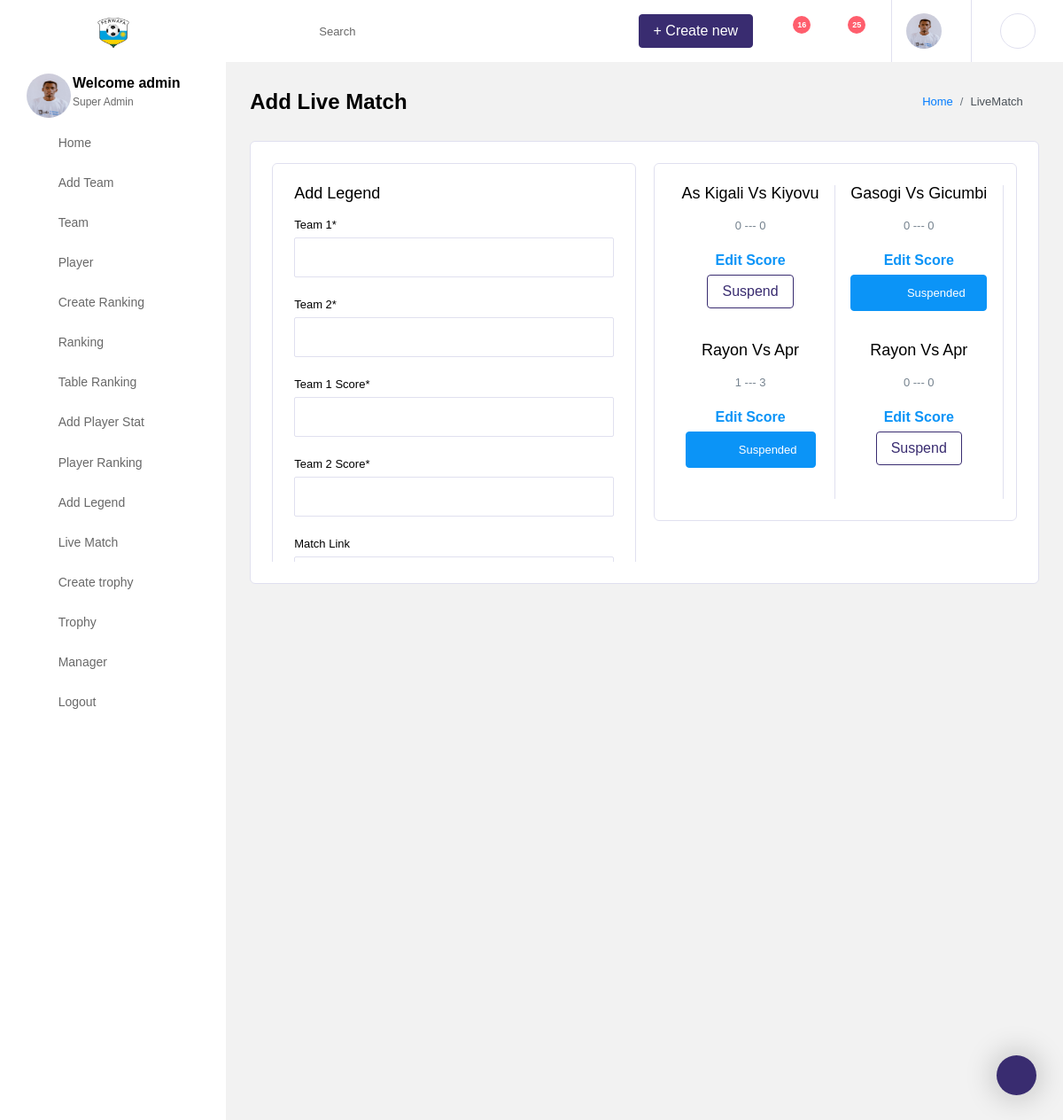
Screenshot of /dashboard/livematch/ (signed in) with the database file from the repository.
### authentication/models.py (models this page shows, shortened)
class User_profile(models.Model):
    user = models.OneToOneField(User, on_delete=models.CASCADE)
    user_image = models.ImageField(upload_to='images/', default='profile.png')
    user_location = models.CharField(max_length=100, blank=True, null=True)
    user_roles = models.CharField(max_length=100, blank=True, null=True)
    class Meta:
        verbose_name_plural = "User_profile"
        ordering = ['-id']

class User(AbstractBaseUser):
    email = models.EmailField(
        verbose_name='email address',
        max_length=255,
        unique=True,
    )
    full_name = models.CharField(max_length=255)
    phone_number = PhoneNumberField(blank=False)
    is_active = models.BooleanField(default=True)
    staff = models.BooleanField(default=False)  # a admin user; non super-user
    admin = models.BooleanField(default=False)  # a superuser
    USERNAME_FIELD = 'email'
    REQUIRED_FIELDS = ['full_name', 'phone_number']  # Email & Password are required by default.
    objects = UserManager()

### team/models.py (models this page shows, shortened)
class Live_match(models.Model):
    team1 = models.CharField(max_length=100)
    team2 = models.CharField(max_length=100)
    team1_score = models.PositiveIntegerField(default=0)
    team2_score = models.PositiveIntegerField(default=0)
    match_link = models.URLField()
    date = models.DateTimeField()
    suspended = models.BooleanField(default=False)
    class Meta:
        verbose_name_plural = "Live_match"
        ordering = ['-id']

### team/views.py (the view)
# urls.py: path('livematch/', livematch, name='livematch'),
@login_required
def livematch(request):
    match_football = Live_match.objects.all().order_by('-date')
    user = request.user
    user_profile = User_profile.objects.get(user=user)
    form = LiveMatchForm()
    if request.method == 'POST':
        form = LiveMatchForm(request.POST)
        if form.is_valid():
            form.save()
            return redirect('livematch')
    else:
        form = LiveMatchForm()
    context = {
        'user': user,
        'profile': user_profile,
        'form': form,
        'match': match_football
    }
    return render(request, 'dashboard_home/livematch.html', context)

### team/forms.py (shortened to what this page needs)
class LiveMatchForm(forms.ModelForm):
    team1 = forms.CharField(max_length=30, label='Team 1',
                            required=True)
    team2 = forms.CharField(max_length=30, label='Team 2',
                            required=True)
    team1_score = forms.IntegerField(label='Team 1 Score', required=True)
    team2_score = forms.IntegerField(label='Team 2 Score', required=True)
    match_link = forms.URLField(label='Match Link', required=False)
    date = forms.DateField(
        widget=forms.TextInput(
            attrs={'type': 'date'}
        ),
        label='Match Date',
        required=True
    )
    class Meta:
        model = Live_match
        fields = ['team1', 'team2', 'team1_score', 'team2_score', 'match_link', 'date']

### team/templates/dashboard_home/livematch.html (shortened to what this page needs)
{% extends 'dashboard/base.html' %}
{% load static %}
{% load crispy_forms_tags %}
{% block content %}
    <div class="main-panel">
        <div class="content-wrapper">
          <div class="page-header">
            <h3 class="page-title">
              Add Live Match
            </h3>
            <nav aria-label="breadcrumb">
              <ol class="breadcrumb">
                <li class="breadcrumb-item"><a href="{% url 'dashboard' %}">Home</a></li>
                <li class="breadcrumb-item active" aria-current="page">LiveMatch</li>
              </ol>
            </nav>
          </div>
          <div class="row">
            <div class="col-12">
              <div class="card">
                <div class="card-body">
                  <div class="row" style="height: 450px; overflow-y: scroll">
                  <div class="col-lg-6 col-md-6 grid-margin stretch-card">
              <div class="card">
                <div class="card-body">
                  <h4 class="card-title">Add Legend</h4>
                  <form class="forms-sample" action="" method="POST" enctype="multipart/form-data">
                    {{ form|crispy }}
                  </form>
                </div>
              </div>
            </div>
                    <div class="col-lg-6 col-md-6">
                        <div class="row">
                            <div class="col-12 grid-margin">
                              <div class="card">
                                <div class="card-body">
                                  <div class="row">
                                    {% for match in match %}
                                    <div class="col-lg-6 col-md-6 col-sm-6 d-flex justify-content-center border-right">
                                      <div class="wrapper text-center">
                                        <h4 class="card-title">{{ match.team1 }} vs {{ match.team2 }}</h4>
                                        <p class="card-description">{{ match.team1_score }} --- {{ match.team2_score }}</p>
                                          <a href="{% url 'edit_score' match.id %}"><h5 class="text-info">Edit Score</h5></a>
                                          {% if match.suspended %}
                                        <div class="alert alert-fill-info" role="alert">
                                                <i class="fa fa-exclamation-triangle"></i>
                                                Suspended
                                        </div>
                                            {% else %}
                                        <a href="{% url 'suspend_match' match.id %}"><button class="btn btn-outline-primary" style="margin-bottom: 1cm;">Suspend</button></a>
                                          {% endif %}
                                      </div>
                                    </div>
                                        {% endfor %}
                                  </div>
                                </div>
                              </div>
                            </div>
                            </div>
                    </div>
                  </div>
                </div>
              </div>
            </div>
          </div>
        </div>
      </div>
{% endblock %}

### templates/dashboard/base.html (shortened to what this page needs)
<!DOCTYPE html>
<html lang="en">
<head>
    {% load static %}
  <link rel="stylesheet" href="{% static 'dashboard/vendors/iconfonts/font-awesome/css/all.min.css' %}">
  <link rel="stylesheet" href="{% static 'dashboard/vendors/css/vendor.bundle.base.css' %}">
  <link rel="stylesheet" href="{% static 'dashboard/vendors/css/vendor.bundle.addons.css' %}">
  <link rel="stylesheet" href="{% static 'dashboard/css/style.css' %}">
</head>
<body>
  <div class="container-scroller" >
    <nav class="navbar col-lg-12 col-12 p-0 fixed-top d-flex flex-row default-layout-navbar">
      <div class="text-center navbar-brand-wrapper d-flex align-items-center justify-content-center">
        <a class="navbar-brand brand-logo" href="{% url 'dashboard' %}"><img src="{% static 'images/soccer/ferwafa.png' %}" style="width: 40px; align-items: flex-start" alt="logo" /></a>
      </div>
      <div class="navbar-menu-wrapper d-flex align-items-stretch">
        <button class="navbar-toggler navbar-toggler align-self-center" type="button" data-toggle="minimize">
          <span class="fas fa-bars"></span>
        </button>
        <ul class="navbar-nav">
          <li class="nav-item nav-search d-none d-md-flex">
            <div class="nav-link">
              <div class="input-group">
                <div class="input-group-prepend">
                  <span class="input-group-text">
                    <i class="fas fa-search"></i>
                  </span>
                </div>
                <input type="text" class="form-control" placeholder="Search" aria-label="Search">
              </div>
            </div>
          </li>
        </ul>
        <ul class="navbar-nav navbar-nav-right">
          <li class="nav-item d-none d-lg-flex">
            <a class="nav-link" href="#">
              <span class="btn btn-primary">+ Create new</span>
            </a>
          </li>
          <li class="nav-item dropdown">
            <a class="nav-link count-indicator dropdown-toggle" id="notificationDropdown" href="#" data-toggle="dropdown">
              <i class="fas fa-bell mx-0"></i>
              <span class="count">16</span>
            </a>
          </li>
          <li class="nav-item dropdown">
            <a class="nav-link count-indicator dropdown-toggle" id="messageDropdown" href="#" data-toggle="dropdown" aria-expanded="false">
              <i class="fas fa-envelope mx-0"></i>
              <span class="count">25</span>
            </a>
          </li>
          <li class="nav-item nav-profile dropdown">
              {% if user.is_authenticated %}
            <a class="nav-link dropdown-toggle" href="#" data-toggle="dropdown" id="profileDropdown">
              <img src="{{ profile.user_image.url }}" alt="profile" style="width: 40px; height: 40px;"/>
            </a>
              {% endif %}
          </li>
          <li class="nav-item nav-settings d-none d-lg-block">
            <a class="nav-link" href="#">
              <i class="fas fa-ellipsis-h"></i>
            </a>
          </li>
        </ul>
      </div>
    </nav>
    <div class="container-fluid page-body-wrapper">
      <div class="theme-setting-wrapper">
        <div id="settings-trigger"><i class="fas fa-fill-drip"></i></div>
      </div>
      <nav class="sidebar sidebar-offcanvas" id="sidebar" style="height: 450px; overflow-y: scroll">
        <ul class="nav">
          <li class="nav-item nav-profile">
            <div class="nav-link">
              <div class="profile-image">
                <img src="{{ profile.user_image.url }}" alt="image" style="width: 50px; height: 50px;"/>
              </div>
              <div class="profile-name">
                {% if user.is_authenticated %}
                <p class="name">
                  Welcome {{ user.full_name }}
                </p>
                  {% endif %}
                <p class="designation">
                  Super Admin
                </p>
              </div>
            </div>
          </li>
          <li class="nav-item">
            <a class="nav-link" href="{% url 'dashboard' %}">
              <i class="fa fa-home menu-icon"></i>
              <span class="menu-title">Home</span>
            </a>
          </li>
          <li class="nav-item">
            <a class="nav-link" href="{% url 'add_team' %}">
              <i class="fa fa-puzzle-piece menu-icon"></i>
              <span class="menu-title">Add Team</span>
            </a>
          </li>
        <li class="nav-item">
            <a class="nav-link" href="{% url 'team' %}">
              <i class="fa fa-users menu-icon"></i>
              <span class="menu-title">Team</span>
            </a>
          </li>
          <li class="nav-item d-none d-lg-block">
            <a class="nav-link" href="{% url 'player' %}">
              <i class="fas fa-columns menu-icon"></i>
              <span class="menu-title">Player</span>
            </a>
          </li>
          <li class="nav-item">
            <a class="nav-link" href="{% url 'ranking_table_name' %}">
              <i class="fab fa-wpforms menu-icon"></i>
              <span class="menu-title">Create Ranking</span>
            </a>
          </li>
        <li class="nav-item">
            <a class="nav-link" href="{% url 'ranking' %}">
              <i class="fa fa-list-ol menu-icon" aria-hidden="true"></i>
              <span class="menu-title">Ranking</span>
            </a>
          </li>
        <li class="nav-item">
            <a class="nav-link" href="{% url 'table_ranking_list' %}" aria-expanded="false" aria-controls="ui-advanced">
              <i class="fa fa-table menu-icon" aria-hidden="true"></i>
              <span class="menu-title">Table Ranking</span>
            </a>
          </li>
        <li class="nav-item">
            <a class="nav-link" href="{% url 'add_player_stat' %}" aria-expanded="false" aria-controls="ui-basic">
              <i class="fa fa-plus-circle menu-icon" aria-hidden="true"></i>
              <span class="menu-title">Add Player Stat</span>
            </a>
          </li>
        <li class="nav-item">
            <a class="nav-link" href="{% url 'player_rank_official_table' %}" aria-expanded="false" aria-controls="ui-basic">
              <i class="fa fa-life-ring menu-icon"></i>
              <span class="menu-title">Player Ranking</span>
            </a>
          </li>
          <li class="nav-item">
            <a class="nav-link" href="{% url 'legend_story' %}" aria-expanded="false" aria-controls="editors">
              <i class="fas fa-pen-square menu-icon"></i>
              <span class="menu-title">Add Legend</span>
            </a>
          </li>
          <li class="nav-item">
            <a class="nav-link" href="{% url 'livematch' %}" aria-expanded="false" aria-controls="charts">
              <i class="fas fa-chart-pie menu-icon"></i>
              <span class="menu-title">Live Match</span>
            </a>
          </li>
        <li class="nav-item">
            <a class="nav-link" href="{% url 'create_trophy' %}" aria-expanded="false" aria-controls="tables">
              <i class="fas fa-table menu-icon"></i>
              <span class="menu-title">Create trophy</span>
            </a>
          </li>
          <li class="nav-item">
            <a class="nav-link" href="{% url 'trophy' %}" aria-expanded="false" aria-controls="tables">
              <i class="fas fa-table menu-icon"></i>
              <span class="menu-title">Trophy</span>
            </a>
          </li>
            <li class="nav-item">
            <a class="nav-link" href="{% url 'add_manager' %}" aria-expanded="false" aria-controls="tables">
              <i class="fa fa-id-badge menu-icon" aria-hidden="true"></i>
              <span class="menu-title">Manager</span>
            </a>
          </li>
          <li class="nav-item">
            <a class="nav-link" href="{% url 'logout' %}">
              <i class="fas fa-minus-square menu-icon"></i>
              <span class="menu-title">Logout</span>
            </a>
          </li>
        </ul>
      </nav>
      {% block content %}
        {% endblock %}
    </div>
  </div>
</body>
</html>

### rows the page displays
User_profile: user_image (picture)
User: full_name "admin"
Live_match: team1 "As Kigali", team2 "Kiyovu", team1_score "0", team2_score "0", suspended "Suspend"
Live_match: team1 "Gasogi", team2 "Gicumbi", team1_score "0", team2_score "0", suspended True (drawn)
Live_match: team1 "Rayon", team2 "Apr", team1_score "1", team2_score "3", suspended True (drawn)
Live_match: team1 "Rayon", team2 "Apr", team1_score "0", team2_score "0", suspended "Suspend"
